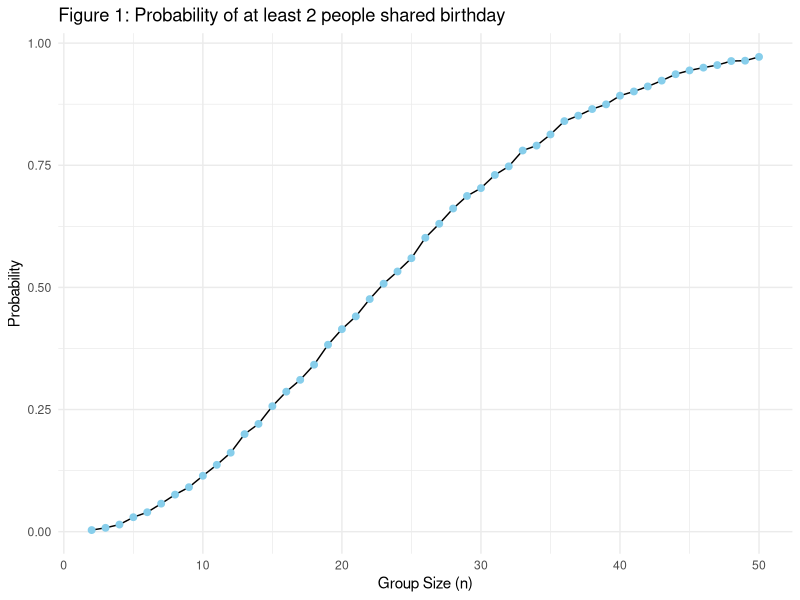

Generate this figure with R: (Note: a time limit stopped this script after it produced the figure.)
## ---- chunk 1
library(tidyverse)
## ---- chunk 2
set.seed(123)

dup_bday = function(n, days = 365) {
  birthdays = sample.int(days, size = n, replace = TRUE)
  any(duplicated(birthdays))
}

#Check
test_results =
  tibble(
    group_size = c(2, 10, 15, 60),
    shared_bday = map_lgl(group_size, dup_bday)
  )
test_results
## ---- chunk 3
Repeat_group =
  expand_grid(group_size = 2:50, iter = 1:10000) |>
  mutate(dup = map_lgl(group_size, dup_bday)) |>
  group_by(group_size) |>
  summarize(prob_duplicate = mean(dup), .groups = "drop")
## ---- chunk 4
Repeat_group |>
  ggplot(aes(x = group_size, y = prob_duplicate)) +
  geom_line() +
  geom_point(size = 2, color = "skyblue") +
  theme_minimal() +
  labs(
    title = "Figure 1: Probability of at least 2 people shared birthday",
    x = "Group Size (n)",
    y = "Probability"
  ) 
## ---- chunk 5
set.seed(123)

n        = 30
sigma    = 5
mu_values = 0:6
## ---- chunk 6
##Create a function to simulate one dataset and run a one-sample t-test
sim_ttest = function(mu) {
  x = rnorm(n, mean = mu, sd = sigma)
  broom::tidy(t.test(x, mu = 0)) |>
  dplyr::select(estimate, p.value)
}

##Repeat the simulation 5,000 times for each μ
sim_results =
  expand_grid(mu = mu_values, iter = 1:5000) |>
  mutate(test_res = map(mu, sim_ttest)) |>
  unnest(test_res) |>
  mutate(reject = p.value < 0.05)
## ---- chunk 7
## power curve
power_df =
  sim_results |>
  group_by(mu) |>
  summarize(power = mean(reject), .groups = "drop")

power_df |>
  ggplot(aes(x = mu, y = power)) +
  geom_line() +
  geom_point(size = 2, color = "skyblue") +
  theme_minimal() +
  labs(
    title = "Figure 2: Power for One-Sample t-Test (n = 30, σ = 5, α = 0.05)",
    x = "True mean (μ)",
    y = "Power of the test"
  ) 
## ---- chunk 8
## mean-estimate plots
mean_estimates =
  sim_results |>
  group_by(mu) |>
  summarize(
    mean_all   = mean(estimate),
    mean_reject = mean(estimate[reject]),
    .groups = "drop"
  )

mean_estimates |>
  pivot_longer(mean_all:mean_reject,
               names_to = "set", values_to = "avg_est") |>
  mutate(set = recode(set,
                      mean_all   = "All samples",
                      mean_reject = "Only when the null (H0) rejected")) |>
  ggplot(aes(x = mu, y = avg_est, color = set)) +
  geom_line() +
  geom_point(size = 2) +
  theme_minimal() +
  labs(
    title = "Figure 3: Average Estimated Mean vs True Mean",
    x = "True mean (μ)",
    y = "Average of sample mean"
  ) 
